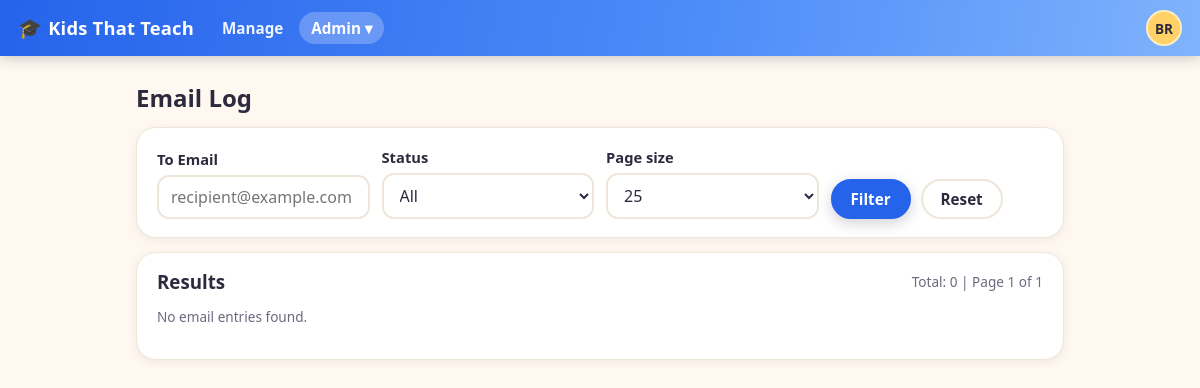
The app's page /admin/email_log.php (signed in) with its own data.
### tables this page shows
CREATE TABLE settings (
  id INT AUTO_INCREMENT PRIMARY KEY,
  key_name VARCHAR(191) NOT NULL UNIQUE,
  value LONGTEXT NULL,
  updated_at DATETIME NOT NULL DEFAULT CURRENT_TIMESTAMP ON UPDATE CURRENT_TIMESTAMP
);

CREATE TABLE users (
  id INT AUTO_INCREMENT PRIMARY KEY,
  first_name VARCHAR(100) NOT NULL,
  last_name VARCHAR(100) NOT NULL,
  email VARCHAR(255) DEFAULT NULL UNIQUE,
  password_hash VARCHAR(255) NOT NULL DEFAULT '',
  is_admin TINYINT(1) NOT NULL DEFAULT 0 COMMENT 'App administrator',
  email_verify_token VARCHAR(64) DEFAULT NULL,
  email_verified_at DATETIME DEFAULT NULL,
  password_reset_token_hash CHAR(64) DEFAULT NULL,
  password_reset_expires_at DATETIME DEFAULT NULL,
  created_at DATETIME NOT NULL DEFAULT CURRENT_TIMESTAMP
);

### partials.php (called while the page is built)
<?php
require_once __DIR__ . '/config.php';
require_once __DIR__ . '/settings.php';
require_once __DIR__ . '/lib/Application.php';
require_once __DIR__ . '/lib/ApplicationUI.php';
function h($s) {
    return htmlspecialchars($s ?? '', ENT_QUOTES, 'UTF-8');
}
function header_html(string $title): void {
    ApplicationUI::headerHtml($title);
}
function footer_html(): void {
    ApplicationUI::footerHtml();
}

### config.php (called while the page is built, shortened)
<?php
function pdo(): PDO {
    static $pdo = null;
    if ($pdo === null) {
        $dsn = 'mysql:host=' . DB_HOST . ';dbname=' . DB_NAME . ';charset=utf8mb4';
        $options = [
            PDO::ATTR_ERRMODE => PDO::ERRMODE_EXCEPTION,
            PDO::ATTR_DEFAULT_FETCH_MODE => PDO::FETCH_ASSOC,
            PDO::ATTR_EMULATE_PREPARES => false,
        ];
        $pdo = new PDO($dsn, DB_USER, DB_PASS, $options);
    }
    return $pdo;
}
function current_user(): ?array {
    require_once __DIR__ . '/lib/UserManagement.php';
    if (!empty($_SESSION['uid'])) {
        static $user = null;
        if ($user === null) {
            $user = UserManagement::findById((int)$_SESSION['uid']) ?: false;
        }
        return $user ?: null;
    }
    return null;
}
function require_admin(): void {
    $user = current_user();
}

### lib/UserManagement.php (called while the page is built, shortened)
<?php
require_once __DIR__ . '/../config.php';
require_once __DIR__ . '/../settings.php';
class UserManagement {
    private static function pdo(): PDO {
        return pdo();
    }
    public static function findById(int $id): ?array {
        $st = self::pdo()->prepare('SELECT * FROM users WHERE id=? LIMIT 1');
        $st->execute([$id]);
        $row = $st->fetch();
        return $row ?: null;
    }
}

### settings.php (called while the page is built, shortened)
<?php
require_once __DIR__ . '/config.php';
class Settings {
    private static function pdo(): PDO {
        return pdo();
    }
    public static function get(string $key, string $default = ''): string {
        $st = self::pdo()->prepare('SELECT value FROM settings WHERE key_name = ? LIMIT 1');
        $st->execute([$key]);
        $row = $st->fetch();
        return $row ? (string)$row['value'] : $default;
    }
    public static function siteTitle(): string {
        return self::get('site_title', APP_NAME);
    }
}

### lib/EmailLog.php (called while the page is built, shortened)
<?php
require_once __DIR__ . '/../config.php';
final class EmailLog {
  private static function pdo(): \PDO {
    return pdo();
  }
  public static function count(array $filters = []): int {
    $params = [];
    $sql = 'SELECT COUNT(*) AS c FROM emails_sent';
    $st = self::pdo()->prepare($sql);
    $st->execute();
    $row = $st->fetch();
    return (int)($row['c'] ?? 0);
  }
}

### lib/ApplicationUI.php (the view, shortened to what this page needs)
<?php
require_once __DIR__ . '/../config.php';
require_once __DIR__ . '/../settings.php';
class ApplicationUI {
    public static function staticResourceUrl(string $path): string {
        $filePath = __DIR__ . '/../' . ltrim($path, '/');
        $version = @filemtime($filePath);
        return $path . '?v=' . $version;
    }
    public static function cssLink(string $path): string {
        $url = self::staticResourceUrl($path);
        return '<link rel="stylesheet" href="' . htmlspecialchars($url, ENT_QUOTES, 'UTF-8') . '">';
    }
    public static function jsScript(string $path): string {
        $url = self::staticResourceUrl($path);
        return '<script src="' . htmlspecialchars($url, ENT_QUOTES, 'UTF-8') . '"></script>';
    }
    public static function headerHtml(string $title): void {
        $u = current_user();
        $script = $_SERVER['SCRIPT_NAME'] ?? '';
        $siteTitle = Settings::siteTitle();
        echo '<!doctype html><html><head><meta charset="utf-8"><meta name="viewport" content="width=device-width,initial-scale=1">';
        echo self::cssLink('/styles.css');
        echo self::cssLink('/video-panel.css');
        echo '</head><body>';
        if ($u) {
            $navItems = [
                ['path' => '/manage/', 'label' => 'Manage', 'prefixes' => ['/manage/']],
            ];
            echo '<header class="topbar">';
            echo '<a class="brand" href="/manage/"><span class="brand-mark" aria-hidden="true">&#127891;</span> ' . h($siteTitle) . '</a>';
            echo '<nav class="topnav">';
            foreach ($navItems as $item) {
                $active = false;
                echo '<a href="' . h($item['path']) . '"' . ($active ? ' class="active"' : '') . '>' . h($item['label']) . '</a>';
            }
            if (!empty($u['is_admin'])) {
                $inAdmin = strpos($script, '/admin/') === 0;
                $adminItems = [
                    ['path' => '/admin/users.php', 'label' => 'Users'],
                    ['path' => '/admin/sites.php', 'label' => 'Sites'],
                    ['path' => '/admin/settings.php', 'label' => 'Settings'],
                    ['path' => '/admin/video_storage.php', 'label' => 'Video Storage'],
                    ['path' => '/admin/migrations.php', 'label' => 'Migrations'],
                    ['path' => '/admin/activity_log.php', 'label' => 'Activity Log'],
                    ['path' => '/admin/email_log.php', 'label' => 'Email Log'],
                ];
                $adminLinks = '';
                foreach ($adminItems as $item) {
                    $active = $inAdmin && basename(parse_url($item['path'], PHP_URL_PATH)) === basename($script);
                    $adminLinks .= '<a href="' . h($item['path']) . '" role="menuitem"' . ($active ? ' class="active"' : '') . '>' . h($item['label']) . '</a>';
                }
                echo '<span class="menu-wrap">'
                   . '<button type="button" id="adminToggle" class="topnav-toggle' . ($inAdmin ? ' active' : '') . '" aria-expanded="false" aria-controls="adminMenu">Admin &#9662;</button>'
                   . '<span id="adminMenu" class="popup-menu hidden" role="menu" aria-hidden="true">' . $adminLinks . '</span>'
                   . '</span>';
            }
            echo '</nav>';
            echo '<div class="topbar-right">';
            $initials = strtoupper((string)substr((string)($u['first_name'] ?? ''), 0, 1) . (string)substr((string)($u['last_name'] ?? ''), 0, 1));
            $name = trim((string)($u['first_name'] ?? '') . ' ' . (string)($u['last_name'] ?? ''));
            echo '<span class="menu-wrap">'
               . '<button type="button" id="profileToggle" class="avatar" aria-expanded="false" aria-controls="profileMenu" title="' . h($name) . '" aria-label="Account menu for ' . h($name) . '">' . h($initials) . '</button>'
               . '<span id="profileMenu" class="popup-menu popup-menu-right hidden" role="menu" aria-hidden="true">'
               .   '<a href="/profile/change_password.php" role="menuitem">Change Password</a>'
               .   '<a href="/logout.php" role="menuitem">Logout</a>'
               . '</span>'
               . '</span>';
            echo '</div>';
            echo '</header>';
            echo '<div class="content"><main>';
        } else {
            echo '<header class="topbar"><a class="brand" href="/login.php"><span class="brand-mark" aria-hidden="true">&#127891;</span> ' . h($siteTitle) . '</a></header>';
            echo '<div class="content"><main>';
        }
    }
    public static function footerHtml(): void {
        echo '</main></div>' . self::jsScript('/main.js') . '</body></html>';
    }
}

### admin/email_log.php (shortened to what this page needs)
<?php
require_once __DIR__ . '/../partials.php';
require_once __DIR__ . '/../lib/EmailLog.php';
require_once __DIR__ . '/../lib/UserManagement.php';
require_admin();
function int_param(string $key, int $default = 0): int {
  $v = $_GET[$key] ?? null;
  if ($v === null) return $default;
  return (int)$v;
}
function str_param(string $key, string $default = ''): string {
  $v = $_GET[$key] ?? null;
  if ($v === null) return $default;
  return trim((string)$v);
}
$limitOptions = [10, 25, 50, 100];
$qToEmail = str_param('to_email', '');
$qLimit = int_param('limit', 25);
$qPage = max(1, int_param('page', 1));
$filters = [];
$total = EmailLog::count($filters);
$totalPages = max(1, (int)ceil($total / $qLimit));
$offset = ($qPage - 1) * $qLimit;
$rows = EmailLog::list($filters, $qLimit, $offset);
header_html('Email Log');
?>
<h2>Email Log</h2>
<div class="card">
  <form method="get" class="grid filter-grid">
    <label>To Email
      <input type="email" name="to_email" value="<?= h($qToEmail) ?>" placeholder="recipient@example.com">
    </label>
    <label>Status
      <select name="success">
        <option value="">All</option>
      </select>
    </label>
    <label>Page size
      <select name="limit">
        <?php foreach ($limitOptions as $opt): $sel = ($qLimit === $opt) ? ' selected' : ''; ?>
          <option value="<?= (int)$opt ?>"<?= $sel ?>><?= (int)$opt ?></option>
        <?php endforeach; ?>
      </select>
    </label>
    <div class="actions">
      <button class="button primary" type="submit">Filter</button>
      <a class="button" href="/admin/email_log.php">Reset</a>
    </div>
  </form>
</div>
<div class="card">
  <div class="page-head">
    <h3>Results</h3>
    <div class="small">Total: <?= (int)$total ?> | Page <?= (int)$qPage ?> of <?= (int)$totalPages ?></div>
  </div>
  <?php if (empty($rows)): ?>
    <p class="small">No email entries found.</p>
  <?php endif; ?>
</div>
<?php footer_html(); ?>

### styles.css (style rules this page uses)
:root { --color-bg: #FFF8F0; --color-surface: #FFFFFF; --color-ink: #2D2A3E; --color-ink-muted: #6E687F; --color-border: #EFE6DA; --color-primary: #2563EB; --color-primary-dark: #1D4ED8; --color-primary-light: #4F8DF9; --color-primary-lighter: #7FB3FC; --color-primary-soft: #DBEAFE; --color-accent: #FF6B6B; --color-accent-dark: #E85454; --color-success: #06D6A0; --color-success-dark: #05B888; --color-sunny: #FFD166; --color-sky: #4CC9F0; --radius: 12px; --radius-card: 20px; --shadow-card: 0 10px 30px rgba(37, 99, 235, .12); --shadow-soft: 0 2px 8px rgba(45, 42, 62, .08); --font-display: "Avenir Next", "Trebuchet MS", "Segoe UI", system-ui, -apple-system, Roboto, sans-serif; --font-mono: ui-monospace, SFMono-Regular, Menlo, Consolas, monospace; }
* { box-sizing: border-box; }
body { margin: 0; font-family: var(--font-display); background: var(--color-bg); color: var(--color-ink); line-height: 1.5; }
a { color: var(--color-primary); }
h1, h2, h3 { line-height: 1.2; }
h2 { margin: 0.4rem 0 0.8rem; }
.small { font-size: 0.85rem; color: var(--color-ink-muted); }
.topbar { display: flex; align-items: center; gap: 16px; padding: 10px 18px; background: linear-gradient(100deg, var(--color-primary) 0%, var(--color-primary-light) 60%, var(--color-primary-lighter) 100%); color: #fff; flex-wrap: wrap; position: sticky; top: 0; z-index: 20; box-shadow: 0 2px 12px rgba(45, 42, 62, .25); }
.brand { color: #fff; text-decoration: none; font-weight: 800; font-size: 1.15rem; letter-spacing: 0.2px; display: flex; align-items: center; gap: 6px; }
.brand-mark { font-size: 1.2rem; }
.topnav { display: flex; align-items: center; gap: 4px; flex-wrap: wrap; }
.topnav a, .topnav-toggle { color: rgba(255, 255, 255, 0.92); text-decoration: none; font-weight: 600; font-size: 0.95rem; padding: 6px 12px; border-radius: 999px; border: none; background: transparent; font-family: inherit; cursor: pointer; }
.topnav a.active, .topnav-toggle.active { background: rgba(255, 255, 255, 0.24); color: #fff; }
.topbar-right { margin-left: auto; display: flex; align-items: center; gap: 12px; }
.menu-wrap { position: relative; display: inline-block; }
.avatar { width: 36px; height: 36px; border-radius: 50%; border: 2px solid rgba(255, 255, 255, 0.6); background: var(--color-sunny); color: var(--color-ink); font-weight: 800; font-size: 0.85rem; cursor: pointer; display: inline-flex; align-items: center; justify-content: center; font-family: inherit; }
.content { max-width: 960px; margin: 0 auto; padding: 22px 16px 60px; }
.page-head { display: flex; align-items: center; justify-content: space-between; gap: 12px; flex-wrap: wrap; }
.page-head h2, .page-head h3 { margin: 0; }
.card { background: var(--color-surface); border-radius: var(--radius-card); border: 1px solid var(--color-border); box-shadow: var(--shadow-soft); padding: 18px 20px; margin: 14px 0; }
.card h3 { margin-top: 0; }
.grid { display: grid; gap: 12px; }
.filter-grid { grid-template-columns: repeat(auto-fit, minmax(200px, 1fr)); align-items: end; }
.grid label { display: flex; flex-direction: column; gap: 5px; font-weight: 600; font-size: 0.92rem; }
input[type="text"], input[type="email"], input[type="password"], input[type="number"], input[type="url"], textarea, select { font-family: inherit; font-size: 1rem; padding: 9px 12px; border: 2px solid var(--color-border); border-radius: var(--radius); background: #fff; color: var(--color-ink); font-weight: 400; max-width: 100%; }
.actions { display: flex; align-items: center; gap: 10px; flex-wrap: wrap; }
.button { display: inline-flex; align-items: center; justify-content: center; gap: 6px; font-family: inherit; font-size: 0.95rem; font-weight: 700; padding: 9px 18px; border-radius: 999px; border: 2px solid var(--color-border); background: var(--color-surface); color: var(--color-ink); cursor: pointer; text-decoration: none; transition: transform 80ms ease, box-shadow 80ms ease; line-height: 1.2; }
.button.primary { background: var(--color-primary); border-color: var(--color-primary); color: #fff; box-shadow: 0 4px 14px rgba(45, 42, 62, .22); }

### records on screen
settings: value "Kids That Teach"
users: initials "BR", is_admin "1"

### other values on screen
$item['label'] "Manage"
$total "0"
$totalPages "1"
form field limit "25"
